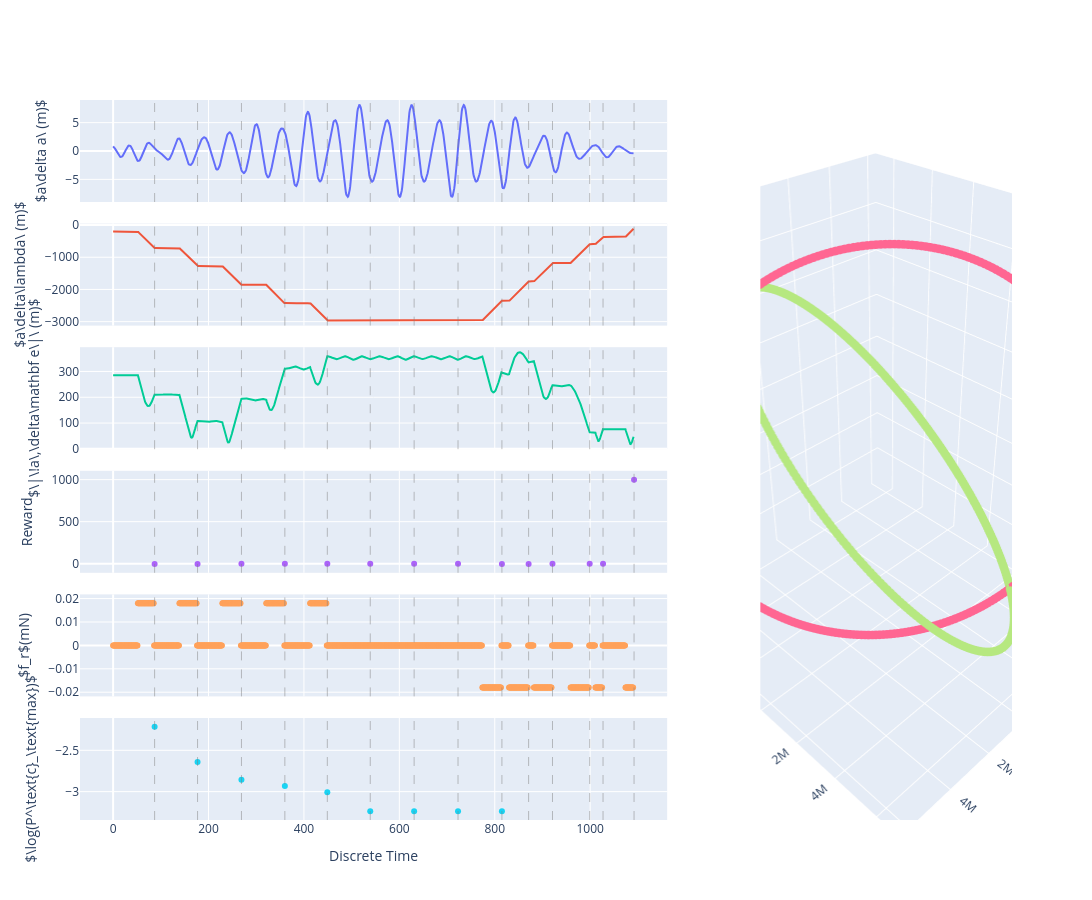

This figure's notebook cell:
### Code cell
env.plot_states_interactive()

### Figure 1 — Plotly figure (JSON) as saved in the notebook; plotly's stock layout.template omitted (floating-point values rounded to 4 significant figures; data arrays with more than 128 entries replaced by an {"elided": "..."} marker saying what was removed)
{"data": [{"mode": "lines", "type": "scatter", "xaxis": "x", "y": {"elided": "1092 float values"}, "yaxis": "y"}, {"mode": "lines", "type": "scatter", "xaxis": "x2", "y": {"elided": "1092 float values"}, "yaxis": "y2"}, {"mode": "lines", "type": "scatter", "xaxis": "x3", "y": {"elided": "1092 float values"}, "yaxis": "y3"}, {"mode": "markers", "type": "scatter", "x": [87, 177, 269, 360, 449, 539, 631, 723, 815, 871, 921, 999, 1027, 1092], "xaxis": "x4", "y": [-2.921, -2.423, -2.252, -2.079, -1.549, -1.549, -1.549, -1.549, -3.277, -2.948, -2.077, -0.7814, -0.6464, 1000], "yaxis": "y4"}, {"mode": "markers", "name": "Radial", "type": "scatter", "xaxis": "x5", "y": {"elided": "1091 float values"}, "yaxis": "y5"}, {"mode": "markers", "name": "P^{max}_c", "type": "scatter", "x": [87, 177, 269, 360, 449, 539, 631, 723, 815, 871, 921, 999, 1027, 1092], "xaxis": "x6", "y": [-2.216, -2.64, -2.856, -2.931, -3.006, -3.236, -3.236, -3.236, -3.236, null, null, null, null, null, null], "yaxis": "y6"}, {"marker": {"size": 5}, "mode": "markers", "scene": "scene", "type": "scatter3d", "x": {"elided": "1092 float values"}, "y": {"elided": "1092 float values"}, "z": {"elided": "1092 float values"}}, {"marker": {"size": 5}, "mode": "markers", "scene": "scene", "type": "scatter3d", "x": {"elided": "1092 float values"}, "y": {"elided": "1092 float values"}, "z": {"elided": "1092 float values"}}], "layout": {"height": 900, "scene": {"aspectmode": "auto", "domain": {"x": [0.73, 1], "y": [0, 1]}, "xaxis": {"title": {"text": "X (km)"}}, "yaxis": {"title": {"text": "Y (km)"}}, "zaxis": {"title": {"text": "Z (km)"}}}, "shapes": [{"line": {"color": "gray", "dash": "dash", "width": 1}, "opacity": 0.5, "type": "line", "x0": 87, "x1": 87, "xref": "x", "y0": 0, "y1": 1, "yref": "y domain"}, {"line": {"color": "gray", "dash": "dash", "width": 1}, "opacity": 0.5, "type": "line", "x0": 87, "x1": 87, "xref": "x2", "y0": 0, "y1": 1, "yref": "y2 domain"}, {"line": {"color": "gray", "dash": "dash", "width": 1}, "opacity": 0.5, "type": "line", "x0": 87, "x1": 87, "xref": "x3", "y0": 0, "y1": 1, "yref": "y3 domain"}, {"line": {"color": "gray", "dash": "dash", "width": 1}, "opacity": 0.5, "type": "line", "x0": 87, "x1": 87, "xref": "x4", "y0": 0, "y1": 1, "yref": "y4 domain"}, {"line": {"color": "gray", "dash": "dash", "width": 1}, "opacity": 0.5, "type": "line", "x0": 87, "x1": 87, "xref": "x5", "y0": 0, "y1": 1, "yref": "y5 domain"}, {"line": {"color": "gray", "dash": "dash", "width": 1}, "opacity": 0.5, "type": "line", "x0": 87, "x1": 87, "xref": "x6", "y0": 0, "y1": 1, "yref": "y6 domain"}, {"line": {"color": "gray", "dash": "dash", "width": 1}, "opacity": 0.5, "type": "line", "x0": 177, "x1": 177, "xref": "x", "y0": 0, "y1": 1, "yref": "y domain"}, {"line": {"color": "gray", "dash": "dash", "width": 1}, "opacity": 0.5, "type": "line", "x0": 177, "x1": 177, "xref": "x2", "y0": 0, "y1": 1, "yref": "y2 domain"}, {"line": {"color": "gray", "dash": "dash", "width": 1}, "opacity": 0.5, "type": "line", "x0": 177, "x1": 177, "xref": "x3", "y0": 0, "y1": 1, "yref": "y3 domain"}, {"line": {"color": "gray", "dash": "dash", "width": 1}, "opacity": 0.5, "type": "line", "x0": 177, "x1": 177, "xref": "x4", "y0": 0, "y1": 1, "yref": "y4 domain"}, {"line": {"color": "gray", "dash": "dash", "width": 1}, "opacity": 0.5, "type": "line", "x0": 177, "x1": 177, "xref": "x5", "y0": 0, "y1": 1, "yref": "y5 domain"}, {"line": {"color": "gray", "dash": "dash", "width": 1}, "opacity": 0.5, "type": "line", "x0": 177, "x1": 177, "xref": "x6", "y0": 0, "y1": 1, "yref": "y6 domain"}, {"line": {"color": "gray", "dash": "dash", "width": 1}, "opacity": 0.5, "type": "line", "x0": 269, "x1": 269, "xref": "x", "y0": 0, "y1": 1, "yref": "y domain"}, {"line": {"color": "gray", "dash": "dash", "width": 1}, "opacity": 0.5, "type": "line", "x0": 269, "x1": 269, "xref": "x2", "y0": 0, "y1": 1, "yref": "y2 domain"}, {"line": {"color": "gray", "dash": "dash", "width": 1}, "opacity": 0.5, "type": "line", "x0": 269, "x1": 269, "xref": "x3", "y0": 0, "y1": 1, "yref": "y3 domain"}, {"line": {"color": "gray", "dash": "dash", "width": 1}, "opacity": 0.5, "type": "line", "x0": 269, "x1": 269, "xref": "x4", "y0": 0, "y1": 1, "yref": "y4 domain"}, {"line": {"color": "gray", "dash": "dash", "width": 1}, "opacity": 0.5, "type": "line", "x0": 269, "x1": 269, "xref": "x5", "y0": 0, "y1": 1, "yref": "y5 domain"}, {"line": {"color": "gray", "dash": "dash", "width": 1}, "opacity": 0.5, "type": "line", "x0": 269, "x1": 269, "xref": "x6", "y0": 0, "y1": 1, "yref": "y6 domain"}, {"line": {"color": "gray", "dash": "dash", "width": 1}, "opacity": 0.5, "type": "line", "x0": 360, "x1": 360, "xref": "x", "y0": 0, "y1": 1, "yref": "y domain"}, {"line": {"color": "gray", "dash": "dash", "width": 1}, "opacity": 0.5, "type": "line", "x0": 360, "x1": 360, "xref": "x2", "y0": 0, "y1": 1, "yref": "y2 domain"}, {"line": {"color": "gray", "dash": "dash", "width": 1}, "opacity": 0.5, "type": "line", "x0": 360, "x1": 360, "xref": "x3", "y0": 0, "y1": 1, "yref": "y3 domain"}, {"line": {"color": "gray", "dash": "dash", "width": 1}, "opacity": 0.5, "type": "line", "x0": 360, "x1": 360, "xref": "x4", "y0": 0, "y1": 1, "yref": "y4 domain"}, {"line": {"color": "gray", "dash": "dash", "width": 1}, "opacity": 0.5, "type": "line", "x0": 360, "x1": 360, "xref": "x5", "y0": 0, "y1": 1, "yref": "y5 domain"}, {"line": {"color": "gray", "dash": "dash", "width": 1}, "opacity": 0.5, "type": "line", "x0": 360, "x1": 360, "xref": "x6", "y0": 0, "y1": 1, "yref": "y6 domain"}, {"line": {"color": "gray", "dash": "dash", "width": 1}, "opacity": 0.5, "type": "line", "x0": 449, "x1": 449, "xref": "x", "y0": 0, "y1": 1, "yref": "y domain"}, {"line": {"color": "gray", "dash": "dash", "width": 1}, "opacity": 0.5, "type": "line", "x0": 449, "x1": 449, "xref": "x2", "y0": 0, "y1": 1, "yref": "y2 domain"}, {"line": {"color": "gray", "dash": "dash", "width": 1}, "opacity": 0.5, "type": "line", "x0": 449, "x1": 449, "xref": "x3", "y0": 0, "y1": 1, "yref": "y3 domain"}, {"line": {"color": "gray", "dash": "dash", "width": 1}, "opacity": 0.5, "type": "line", "x0": 449, "x1": 449, "xref": "x4", "y0": 0, "y1": 1, "yref": "y4 domain"}, {"line": {"color": "gray", "dash": "dash", "width": 1}, "opacity": 0.5, "type": "line", "x0": 449, "x1": 449, "xref": "x5", "y0": 0, "y1": 1, "yref": "y5 domain"}, {"line": {"color": "gray", "dash": "dash", "width": 1}, "opacity": 0.5, "type": "line", "x0": 449, "x1": 449, "xref": "x6", "y0": 0, "y1": 1, "yref": "y6 domain"}, {"line": {"color": "gray", "dash": "dash", "width": 1}, "opacity": 0.5, "type": "line", "x0": 539, "x1": 539, "xref": "x", "y0": 0, "y1": 1, "yref": "y domain"}, {"line": {"color": "gray", "dash": "dash", "width": 1}, "opacity": 0.5, "type": "line", "x0": 539, "x1": 539, "xref": "x2", "y0": 0, "y1": 1, "yref": "y2 domain"}, {"line": {"color": "gray", "dash": "dash", "width": 1}, "opacity": 0.5, "type": "line", "x0": 539, "x1": 539, "xref": "x3", "y0": 0, "y1": 1, "yref": "y3 domain"}, {"line": {"color": "gray", "dash": "dash", "width": 1}, "opacity": 0.5, "type": "line", "x0": 539, "x1": 539, "xref": "x4", "y0": 0, "y1": 1, "yref": "y4 domain"}, {"line": {"color": "gray", "dash": "dash", "width": 1}, "opacity": 0.5, "type": "line", "x0": 539, "x1": 539, "xref": "x5", "y0": 0, "y1": 1, "yref": "y5 domain"}, {"line": {"color": "gray", "dash": "dash", "width": 1}, "opacity": 0.5, "type": "line", "x0": 539, "x1": 539, "xref": "x6", "y0": 0, "y1": 1, "yref": "y6 domain"}, {"line": {"color": "gray", "dash": "dash", "width": 1}, "opacity": 0.5, "type": "line", "x0": 631, "x1": 631, "xref": "x", "y0": 0, "y1": 1, "yref": "y domain"}, {"line": {"color": "gray", "dash": "dash", "width": 1}, "opacity": 0.5, "type": "line", "x0": 631, "x1": 631, "xref": "x2", "y0": 0, "y1": 1, "yref": "y2 domain"}, {"line": {"color": "gray", "dash": "dash", "width": 1}, "opacity": 0.5, "type": "line", "x0": 631, "x1": 631, "xref": "x3", "y0": 0, "y1": 1, "yref": "y3 domain"}, {"line": {"color": "gray", "dash": "dash", "width": 1}, "opacity": 0.5, "type": "line", "x0": 631, "x1": 631, "xref": "x4", "y0": 0, "y1": 1, "yref": "y4 domain"}, {"line": {"color": "gray", "dash": "dash", "width": 1}, "opacity": 0.5, "type": "line", "x0": 631, "x1": 631, "xref": "x5", "y0": 0, "y1": 1, "yref": "y5 domain"}, {"line": {"color": "gray", "dash": "dash", "width": 1}, "opacity": 0.5, "type": "line", "x0": 631, "x1": 631, "xref": "x6", "y0": 0, "y1": 1, "yref": "y6 domain"}, {"line": {"color": "gray", "dash": "dash", "width": 1}, "opacity": 0.5, "type": "line", "x0": 723, "x1": 723, "xref": "x", "y0": 0, "y1": 1, "yref": "y domain"}, {"line": {"color": "gray", "dash": "dash", "width": 1}, "opacity": 0.5, "type": "line", "x0": 723, "x1": 723, "xref": "x2", "y0": 0, "y1": 1, "yref": "y2 domain"}, {"line": {"color": "gray", "dash": "dash", "width": 1}, "opacity": 0.5, "type": "line", "x0": 723, "x1": 723, "xref": "x3", "y0": 0, "y1": 1, "yref": "y3 domain"}, {"line": {"color": "gray", "dash": "dash", "width": 1}, "opacity": 0.5, "type": "line", "x0": 723, "x1": 723, "xref": "x4", "y0": 0, "y1": 1, "yref": "y4 domain"}, {"line": {"color": "gray", "dash": "dash", "width": 1}, "opacity": 0.5, "type": "line", "x0": 723, "x1": 723, "xref": "x5", "y0": 0, "y1": 1, "yref": "y5 domain"}, {"line": {"color": "gray", "dash": "dash", "width": 1}, "opacity": 0.5, "type": "line", "x0": 723, "x1": 723, "xref": "x6", "y0": 0, "y1": 1, "yref": "y6 domain"}, {"line": {"color": "gray", "dash": "dash", "width": 1}, "opacity": 0.5, "type": "line", "x0": 815, "x1": 815, "xref": "x", "y0": 0, "y1": 1, "yref": "y domain"}, {"line": {"color": "gray", "dash": "dash", "width": 1}, "opacity": 0.5, "type": "line", "x0": 815, "x1": 815, "xref": "x2", "y0": 0, "y1": 1, "yref": "y2 domain"}, {"line": {"color": "gray", "dash": "dash", "width": 1}, "opacity": 0.5, "type": "line", "x0": 815, "x1": 815, "xref": "x3", "y0": 0, "y1": 1, "yref": "y3 domain"}, {"line": {"color": "gray", "dash": "dash", "width": 1}, "opacity": 0.5, "type": "line", "x0": 815, "x1": 815, "xref": "x4", "y0": 0, "y1": 1, "yref": "y4 domain"}, {"line": {"color": "gray", "dash": "dash", "width": 1}, "opacity": 0.5, "type": "line", "x0": 815, "x1": 815, "xref": "x5", "y0": 0, "y1": 1, "yref": "y5 domain"}, {"line": {"color": "gray", "dash": "dash", "width": 1}, "opacity": 0.5, "type": "line", "x0": 815, "x1": 815, "xref": "x6", "y0": 0, "y1": 1, "yref": "y6 domain"}, {"line": {"color": "gray", "dash": "dash", "width": 1}, "opacity": 0.5, "type": "line", "x0": 871, "x1": 871, "xref": "x", "y0": 0, "y1": 1, "yref": "y domain"}, {"line": {"color": "gray", "dash": "dash", "width": 1}, "opacity": 0.5, "type": "line", "x0": 871, "x1": 871, "xref": "x2", "y0": 0, "y1": 1, "yref": "y2 domain"}, {"line": {"color": "gray", "dash": "dash", "width": 1}, "opacity": 0.5, "type": "line", "x0": 871, "x1": 871, "xref": "x3", "y0": 0, "y1": 1, "yref": "y3 domain"}, {"line": {"color": "gray", "dash": "dash", "width": 1}, "opacity": 0.5, "type": "line", "x0": 871, "x1": 871, "xref": "x4", "y0": 0, "y1": 1, "yref": "y4 domain"}, {"line": {"color": "gray", "dash": "dash", "width": 1}, "opacity": 0.5, "type": "line", "x0": 871, "x1": 871, "xref": "x5", "y0": 0, "y1": 1, "yref": "y5 domain"}, {"line": {"color": "gray", "dash": "dash", "width": 1}, "opacity": 0.5, "type": "line", "x0": 871, "x1": 871, "xref": "x6", "y0": 0, "y1": 1, "yref": "y6 domain"}, {"line": {"color": "gray", "dash": "dash", "width": 1}, "opacity": 0.5, "type": "line", "x0": 921, "x1": 921, "xref": "x", "y0": 0, "y1": 1, "yref": "y domain"}, {"line": {"color": "gray", "dash": "dash", "width": 1}, "opacity": 0.5, "type": "line", "x0": 921, "x1": 921, "xref": "x2", "y0": 0, "y1": 1, "yref": "y2 domain"}, {"line": {"color": "gray", "dash": "dash", "width": 1}, "opacity": 0.5, "type": "line", "x0": 921, "x1": 921, "xref": "x3", "y0": 0, "y1": 1, "yref": "y3 domain"}, {"line": {"color": "gray", "dash": "dash", "width": 1}, "opacity": 0.5, "type": "line", "x0": 921, "x1": 921, "xref": "x4", "y0": 0, "y1": 1, "yref": "y4 domain"}, {"line": {"color": "gray", "dash": "dash", "width": 1}, "opacity": 0.5, "type": "line", "x0": 921, "x1": 921, "xref": "x5", "y0": 0, "y1": 1, "yref": "y5 domain"}, {"line": {"color": "gray", "dash": "dash", "width": 1}, "opacity": 0.5, "type": "line", "x0": 921, "x1": 921, "xref": "x6", "y0": 0, "y1": 1, "yref": "y6 domain"}, {"line": {"color": "gray", "dash": "dash", "width": 1}, "opacity": 0.5, "type": "line", "x0": 999, "x1": 999, "xref": "x", "y0": 0, "y1": 1, "yref": "y domain"}, {"line": {"color": "gray", "dash": "dash", "width": 1}, "opacity": 0.5, "type": "line", "x0": 999, "x1": 999, "xref": "x2", "y0": 0, "y1": 1, "yref": "y2 domain"}, {"line": {"color": "gray", "dash": "dash", "width": 1}, "opacity": 0.5, "type": "line", "x0": 999, "x1": 999, "xref": "x3", "y0": 0, "y1": 1, "yref": "y3 domain"}, {"line": {"color": "gray", "dash": "dash", "width": 1}, "opacity": 0.5, "type": "line", "x0": 999, "x1": 999, "xref": "x4", "y0": 0, "y1": 1, "yref": "y4 domain"}, {"line": {"color": "gray", "dash": "dash", "width": 1}, "opacity": 0.5, "type": "line", "x0": 999, "x1": 999, "xref": "x5", "y0": 0, "y1": 1, "yref": "y5 domain"}, {"line": {"color": "gray", "dash": "dash", "width": 1}, "opacity": 0.5, "type": "line", "x0": 999, "x1": 999, "xref": "x6", "y0": 0, "y1": 1, "yref": "y6 domain"}, {"line": {"color": "gray", "dash": "dash", "width": 1}, "opacity": 0.5, "type": "line", "x0": 1027, "x1": 1027, "xref": "x", "y0": 0, "y1": 1, "yref": "y domain"}, {"line": {"color": "gray", "dash": "dash", "width": 1}, "opacity": 0.5, "type": "line", "x0": 1027, "x1": 1027, "xref": "x2", "y0": 0, "y1": 1, "yref": "y2 domain"}, {"line": {"color": "gray", "dash": "dash", "width": 1}, "opacity": 0.5, "type": "line", "x0": 1027, "x1": 1027, "xref": "x3", "y0": 0, "y1": 1, "yref": "y3 domain"}, {"line": {"color": "gray", "dash": "dash", "width": 1}, "opacity": 0.5, "type": "line", "x0": 1027, "x1": 1027, "xref": "x4", "y0": 0, "y1": 1, "yref": "y4 domain"}, {"line": {"color": "gray", "dash": "dash", "width": 1}, "opacity": 0.5, "type": "line", "x0": 1027, "x1": 1027, "xref": "x5", "y0": 0, "y1": 1, "yref": "y5 domain"}, {"line": {"color": "gray", "dash": "dash", "width": 1}, "opacity": 0.5, "type": "line", "x0": 1027, "x1": 1027, "xref": "x6", "y0": 0, "y1": 1, "yref": "y6 domain"}, {"line": {"color": "gray", "dash": "dash", "width": 1}, "opacity": 0.5, "type": "line", "x0": 1092, "x1": 1092, "xref": "x", "y0": 0, "y1": 1, "yref": "y domain"}, {"line": {"color": "gray", "dash": "dash", "width": 1}, "opacity": 0.5, "type": "line", "x0": 1092, "x1": 1092, "xref": "x2", "y0": 0, "y1": 1, "yref": "y2 domain"}, {"line": {"color": "gray", "dash": "dash", "width": 1}, "opacity": 0.5, "type": "line", "x0": 1092, "x1": 1092, "xref": "x3", "y0": 0, "y1": 1, "yref": "y3 domain"}, {"line": {"color": "gray", "dash": "dash", "width": 1}, "opacity": 0.5, "type": "line", "x0": 1092, "x1": 1092, "xref": "x4", "y0": 0, "y1": 1, "yref": "y4 domain"}, {"line": {"color": "gray", "dash": "dash", "width": 1}, "opacity": 0.5, "type": "line", "x0": 1092, "x1": 1092, "xref": "x5", "y0": 0, "y1": 1, "yref": "y5 domain"}, {"line": {"color": "gray", "dash": "dash", "width": 1}, "opacity": 0.5, "type": "line", "x0": 1092, "x1": 1092, "xref": "x6", "y0": 0, "y1": 1, "yref": "y6 domain"}], "showlegend": false, "title": {"text": ""}, "width": 1200, "xaxis": {"anchor": "y", "domain": [0, 0.63], "matches": "x6", "showticklabels": false}, "xaxis2": {"anchor": "y2", "domain": [0, 0.63], "matches": "x6", "showticklabels": false}, "xaxis3": {"anchor": "y3", "domain": [0, 0.63], "matches": "x6", "showticklabels": false}, "xaxis4": {"anchor": "y4", "domain": [0, 0.63], "matches": "x6", "showticklabels": false}, "xaxis5": {"anchor": "y5", "domain": [0, 0.63], "matches": "x6", "showticklabels": false}, "xaxis6": {"anchor": "y6", "domain": [0, 0.63], "title": {"text": "Discrete Time"}}, "yaxis": {"anchor": "x", "domain": [0.8583, 1], "title": {"text": "$a\\delta a\\ (m)$"}}, "yaxis2": {"anchor": "x2", "domain": [0.6867, 0.8283], "title": {"text": "$a\\delta\\lambda\\ (m)$"}}, "yaxis3": {"anchor": "x3", "domain": [0.515, 0.6567], "title": {"text": "$\\|\\!a\\,\\delta\\mathbf e\\|\\ (m)$"}}, "yaxis4": {"anchor": "x4", "domain": [0.3433, 0.485], "title": {"text": "Reward"}}, "yaxis5": {"anchor": "x5", "domain": [0.1717, 0.3133], "title": {"text": "$f_r$(mN)"}}, "yaxis6": {"anchor": "x6", "domain": [0, 0.1417], "title": {"text": "$\\log(P^\\text{c}_\\text{max})$"}}}}
